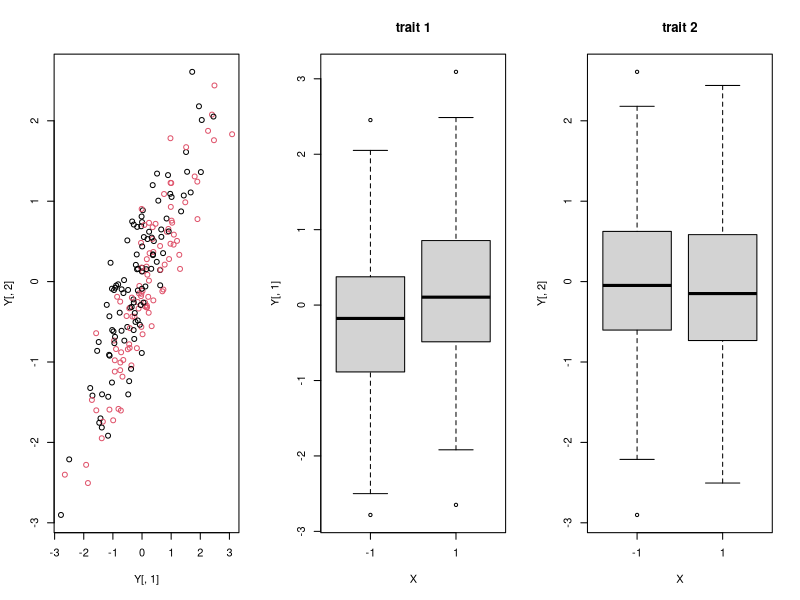

The R source for this figure:
## ---- chunk 1
set.seed(1)
rho = 0.9
n = 200
P = matrix(c(1,rho,rho,1),ncol=2,nrow=2)
cP = chol(P)
X = sample(c(-1,1),size=n,replace=T)
f = sqrt(rho)*rnorm(n)
E = cbind(f,f) + sqrt(1-rho)*matrix(rnorm(n*2),ncol=2)
# cP = chol(cov(E))
# E = matrix(rnorm(n*2),ncol=2) %*% cP
Y = cbind(.2*X,0) + E

par(mfrow=c(1,3))
plot(Y[,1],Y[,2],col = ifelse(X==1,2,1))
boxplot(Y[,1]~X,main = 'trait 1');boxplot(Y[,2]~X,main = 'trait 2')
print('p-values of individual traits')
sapply(1:2,function(i) summary(lm(Y[,i]~X))$coef[2,4])
cPi = solve(cP)
X_tall = as.matrix(Matrix::bdiag(model.matrix(~X),model.matrix(~X)))
cPi_X_tall = as.matrix(kronecker(t(cPi),diag(1,n))%*%  X_tall)[,c(1,3,2,4)]
print('pvalue of F-test across both traits')
anova(lm(c(Y%*% cPi)~0+cPi_X_tall[,1:2]+cPi_X_tall[,3:4]))$Pr[2]
# sapply(1:2,function(i) summary(lm(Y[,i]~f+X))$coef[3,4])
